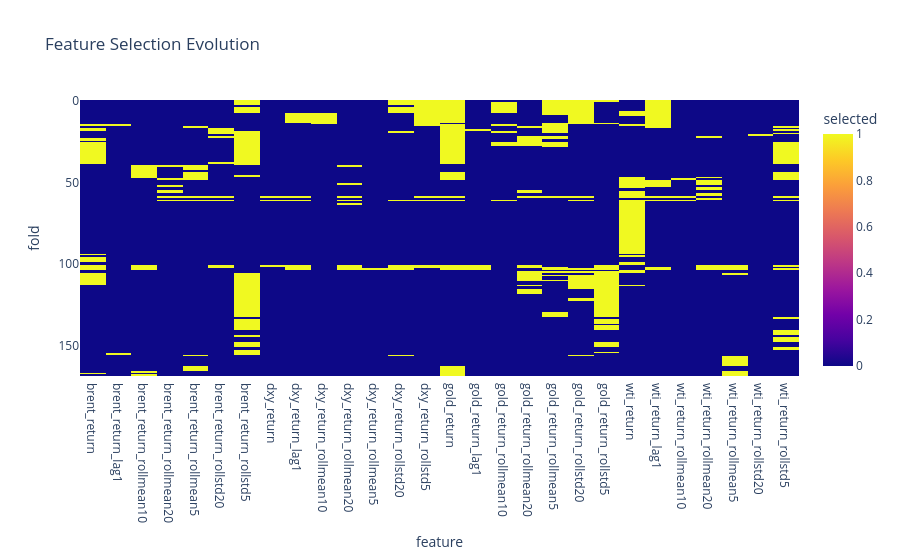

Write notebook code for a chart like this one.
### Markdown cell above
## 5. Feature importance evolution (heatmap: fold × feature)

### Code cell
import json
from pathlib import Path
from plotly.subplots import make_subplots

project_root = Path('..').resolve()
processed_dir = project_root / 'data' / 'processed'

audit_files = sorted(processed_dir.glob('audit_random_forest_1.json'))
if not audit_files:
    print('No audit logs found. Run WFV first.')
else:
    audit = json.loads(audit_files[0].read_text())
    feature_sets = []
    fold_ids = []
    for entry in audit:
        fold_ids.append(entry['fold_idx'])
        feature_sets.append(entry['selected_features'])
    all_features = sorted({feat for feats in feature_sets for feat in feats})
    matrix = np.zeros((len(fold_ids), len(all_features)))
    for i, feats in enumerate(feature_sets):
        for feat in feats:
            matrix[i, all_features.index(feat)] = 1
    fig = px.imshow(matrix, labels={'x': 'feature', 'y': 'fold', 'color': 'selected'},
                   x=all_features, y=fold_ids, title='Feature Selection Evolution')
    fig.show()

### Figure 1 — Plotly figure (JSON) as saved in the notebook; plotly's stock layout.template omitted (floating-point values rounded to 4 significant figures; data arrays with more than 128 entries replaced by an {"elided": "..."} marker saying what was removed)
{"data": [{"coloraxis": "coloraxis", "hovertemplate": "feature: %{x}<br>fold: %{y}<br>selected: %{z}<extra></extra>", "name": "0", "type": "heatmap", "x": ["brent_return", "brent_return_lag1", "brent_return_rollmean10", "brent_return_rollmean20", "brent_return_rollmean5", "brent_return_rollstd20", "brent_return_rollstd5", "dxy_return", "dxy_return_lag1", "dxy_return_rollmean10", "dxy_return_rollmean20", "dxy_return_rollmean5", "dxy_return_rollstd20", "dxy_return_rollstd5", "gold_return", "gold_return_lag1", "gold_return_rollmean10", "gold_return_rollmean20", "gold_return_rollmean5", "gold_return_rollstd20", "gold_return_rollstd5", "wti_return", "wti_return_lag1", "wti_return_rollmean10", "wti_return_rollmean20", "wti_return_rollmean5", "wti_return_rollstd20", "wti_return_rollstd5"], "xaxis": "x", "y": {"elided": "169 int values"}, "yaxis": "y", "z": {"elided": "169x28 float values"}}], "layout": {"coloraxis": {"colorbar": {"title": {"text": "selected"}}, "colorscale": [[0, "#0d0887"], [0.1111, "#46039f"], [0.2222, "#7201a8"], [0.3333, "#9c179e"], [0.4444, "#bd3786"], [0.5556, "#d8576b"], [0.6667, "#ed7953"], [0.7778, "#fb9f3a"], [0.8889, "#fdca26"], [1, "#f0f921"]]}, "title": {"text": "Feature Selection Evolution"}, "xaxis": {"anchor": "y", "constrain": "domain", "domain": [0, 1], "scaleanchor": "y", "title": {"text": "feature"}}, "yaxis": {"anchor": "x", "autorange": "reversed", "constrain": "domain", "domain": [0, 1], "title": {"text": "fold"}}}}
